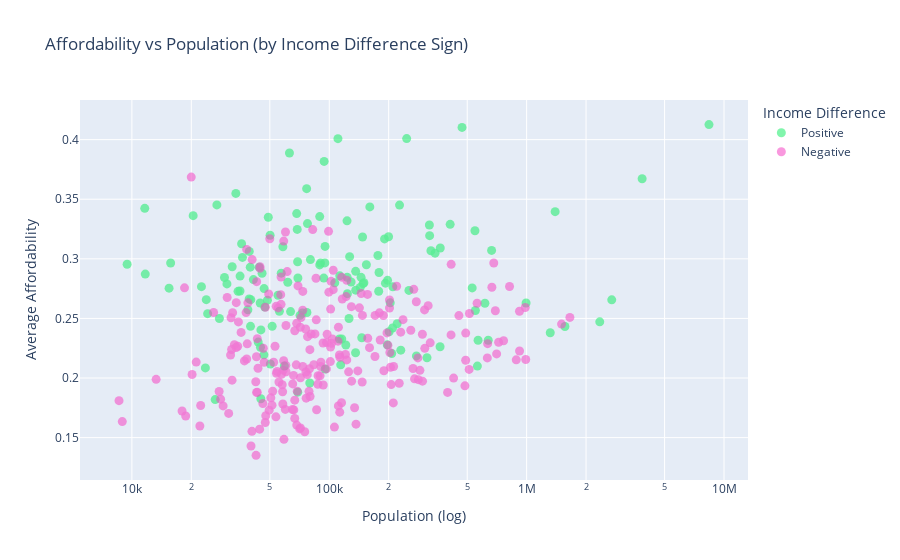

Here is the notebook cell this chart was saved with:
### Code cell
# Your code here . . .
configure_plotly_browser_state()

df = renter_affordability_copy.copy()
df["IncomeSign"] = np.where(df["Income difference"] >= 0, "Positive", "Negative")

df_pos = df[df["IncomeSign"] == "Positive"]
df_neg = df[df["IncomeSign"] == "Negative"]

# Positive trace
trace_pos = go.Scatter(
    x=df_pos["Population"],
    y=df_pos["Average Affordability"],
    mode="markers",
    name="Positive",
    marker=dict(color='rgba(31, 237, 108, 0.8)', size=9),
    opacity=0.7,
    # Pack fields for hover
    customdata=np.stack(
        [df_pos["CityName"], df_pos["StateName"], df_pos["Average Affordability"], df_pos["Population"]], axis=-1
    ),
    hovertemplate=(
            "<b>%{customdata[0]}, %{customdata[1]}</b><br>"
            "Affordability: %{customdata[2]:.2f}<br>"
            "Population: %{customdata[3]:,}<br>"
            "<extra></extra>"
        ),
)

# Negative trace
trace_neg = go.Scatter(
    x=df_neg["Population"],
    y=df_neg["Average Affordability"],
    mode="markers",
    name="Negative",
    marker=dict(color='rgba(245, 73, 197, 0.8)', size=9),
    opacity=0.7,
    customdata=np.stack(
        [df_neg["CityName"], df_neg["StateName"], df_neg["Average Affordability"], df_neg["Population"]], axis=-1
    ),
    hovertemplate=(
            "<b>%{customdata[0]}, %{customdata[1]}</b><br>"
            "Affordability: %{customdata[2]:.2f}<br>"
            "Population: %{customdata[3]:,}<br>"
            "<extra></extra>"
        ),

)

data = [trace_pos, trace_neg]

layout = dict(
    title="Affordability vs Population (by Income Difference Sign)",
    xaxis=dict(title="Population (log)", type = 'log', ticklen=10, zeroline=False),
    yaxis=dict(title="Average Affordability", ticklen=5, zeroline=False),
    legend=dict(title="Income Difference")
)

fig = dict(data=data, layout=layout)
iplot(fig)

### Figure 1 — Plotly figure (JSON) as saved in the notebook; plotly's stock layout.template omitted (floating-point values rounded to 4 significant figures; data arrays with more than 128 entries replaced by an {"elided": "..."} marker saying what was removed)
{"data": [{"customdata": {"elided": "140x4 mixed values"}, "hovertemplate": "<b>%{customdata[0]}, %{customdata[1]}</b><br>Affordability: %{customdata[2]:.2f}<br>Population: %{customdata[3]:,}<br><extra></extra>", "marker": {"color": "rgba(31, 237, 108, 0.8)", "size": 9}, "mode": "markers", "name": "Positive", "opacity": 0.7, "x": {"elided": "140 int values"}, "y": {"elided": "140 float values"}, "type": "scatter"}, {"customdata": {"elided": "229x4 mixed values"}, "hovertemplate": "<b>%{customdata[0]}, %{customdata[1]}</b><br>Affordability: %{customdata[2]:.2f}<br>Population: %{customdata[3]:,}<br><extra></extra>", "marker": {"color": "rgba(245, 73, 197, 0.8)", "size": 9}, "mode": "markers", "name": "Negative", "opacity": 0.7, "x": {"elided": "229 int values"}, "y": {"elided": "229 float values"}, "type": "scatter"}], "layout": {"legend": {"title": {"text": "Income Difference"}}, "title": {"text": "Affordability vs Population (by Income Difference Sign)"}, "xaxis": {"ticklen": 10, "title": {"text": "Population (log)"}, "type": "log", "zeroline": false}, "yaxis": {"ticklen": 5, "title": {"text": "Average Affordability"}, "zeroline": false}}}
